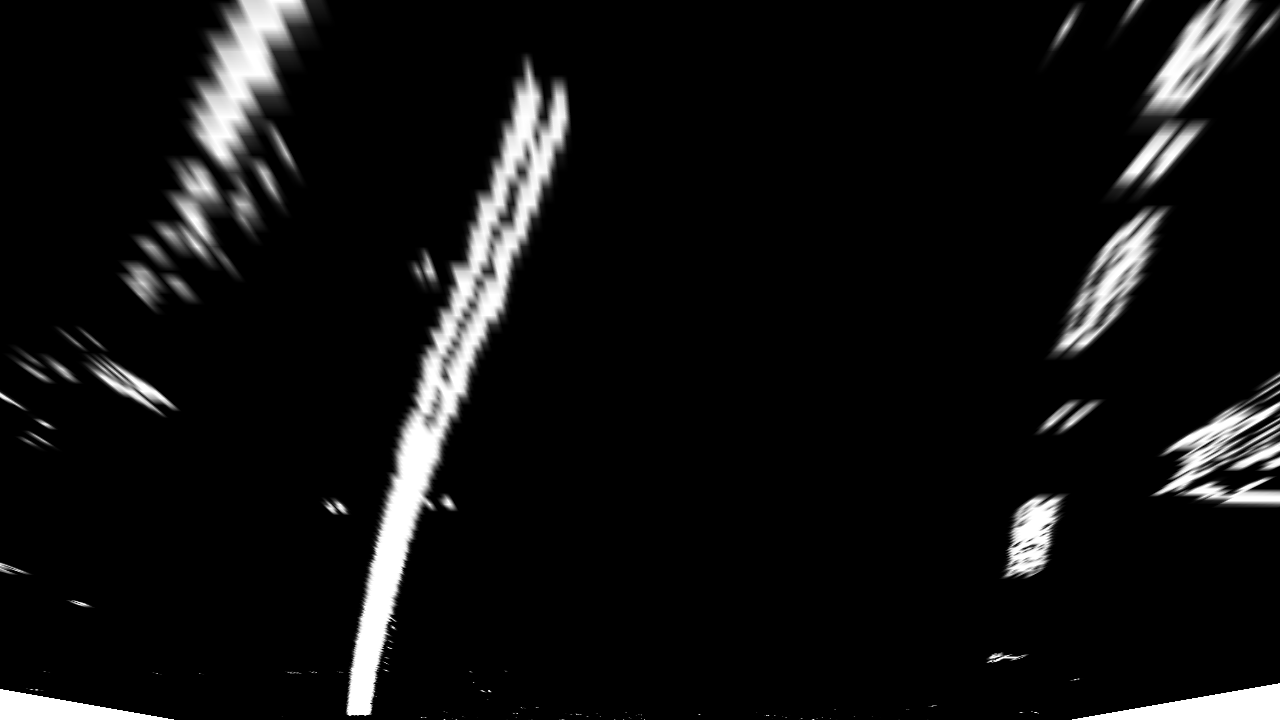
#> input picture output_images/threshold_binary_warped_threshold_binary_test6.jpg, 1280 x 720 px
$ jupyter execute --allow-errors project2.ipynb   (older library calls are emulated)
#> lines starting #> are read from the running program, lines starting #| are printed output that depends on the picture
## Advanced Lane Finding Project

The goals / steps of this project are the following:

* Compute the camera calibration matrix and distortion coefficients given a set of chessboard images.
* Apply a distortion correction to raw images.
* Use color transforms, gradients, etc., to create a thresholded binary image.
* Apply a perspective transform to rectify binary image ("birds-eye view").
* Detect lane pixels and fit to find the lane boundary.
* Determine the curvature of the lane and vehicle position with respect to center.
* Warp the detected lane boundaries back onto the original image.
* Output visual display of the lane boundaries and numerical estimation of lane curvature and vehicle position.

---

## Briefly state how you computed the camera matrix and distortion coefficients. Provide an example of a distortion corrected calibration image.

[cell 1]
import numpy as np
import cv2
import matplotlib.pyplot as plt
import matplotlib.image as mpimg
import glob

images = glob.glob('../camera_cal/calibration*.jpg')

#store objectpoints and image points
objpoints = []
imgpoints=[]

# corner dimensions
nx = 9
ny = 6

# prepare object points
objp = np.zeros((nx*ny,3), np.float32)
objp[:,:2] = np.mgrid[0:nx,0:ny].T.reshape(-1,2) # x, y coordinates


for fname in images:
    img = cv2.imread(fname)

    # Convert to grayscale
    gray = cv2.cvtColor(img, cv2.COLOR_BGR2GRAY)

    # Find the chessboard corners of 8x6 corner chess board
    ret, corners = cv2.findChessboardCorners(gray, (nx, ny), None)

    # If found, draw corners
    if ret == True:
        imgpoints.append(corners)
        objpoints.append(objp)

        # Draw and display the corners - just for visualisation
        cv2.drawChessboardCorners(img, (nx, ny), corners, ret)
        plt.title(fname)
        plt.imshow(img)
        plt.show()

### Provide an example of a distortion-corrected image.


[cell 2]
ret = None
mtx = None
dist = None
rvecs = None
tvecs = None

# create undistorting function that uses above object points and imagepoints
# [10 lines left out: function cal_undistort, not called in this run]

# pick a sample image and undistort
filename = 'calibration1.jpg'
img = cv2.imread('../camera_cal/'+filename)
plt.title("Distorted image")
#> (the rest of this cell did not finish here and is left out)

### Describe how (and identify where in your code) you used color transforms, gradients or other methods to create a thresholded binary image. Provide an example of a binary image result.

[cell 3]
import numpy as np
import cv2
import matplotlib.pyplot as plt
import matplotlib.image as mpimg


# [36 lines left out: function threshold_binary_image, not called in this run]

filename = "test6.jpg"
#> (the rest of this cell did not finish here and is left out)

### Describe how (and identify where in your code) you performed a perspective transform and provide an example of a transformed image.

[cell 4]
# [32 lines left out: function undistort_and_warp, not called in this run]

# # filename = "straight_lines1.jpg"
# # image = mpimg.imread('../test_images/'+filename)
# filename = "threshold_binary_test6.jpg"
# image = mpimg.imread('../output_images/'+filename)

filename = "test6.jpg"
#> filename = 'test6.jpg'
#> (the rest of this cell did not finish here and is left out)

### Describe how (and identify where in your code) you identified lane-line pixels and fit their positions with a polynomial?

[cell 5]
import numpy as np
import matplotlib.image as mpimg
import matplotlib.pyplot as plt
import cv2

# Load our image
binary_warped = mpimg.imread('../output_images/threshold_binary_warped_threshold_binary_test6.jpg')
#> binary_warped is the input picture: shape (720, 1280, 4) float32; mean R, G, B, A 0.0616, 0.0616, 0.0616, 0.993

def find_lane_pixels(binary_warped_p):
    binary_warped = cv2.cvtColor(binary_warped_p, cv2.COLOR_RGB2GRAY)
    # Take a histogram of the bottom half of the image
    histogram = np.sum(binary_warped[binary_warped.shape[0]//2:,:], axis=0)
    # Create an output image to draw on and visualize the result
    out_img = np.dstack((binary_warped, binary_warped, binary_warped))
    # Find the peak of the left and right halves of the histogram
    # These will be the starting point for the left and right lines
    midpoint = np.int(histogram.shape[0]//2)
    leftx_base = np.argmax(histogram[:midpoint])
    rightx_base = np.argmax(histogram[midpoint:]) + midpoint

    # HYPERPARAMETERS
    # Choose the number of sliding windows
    nwindows = 9
    # Set the width of the windows +/- margin
    margin = 100
    # Set minimum number of pixels found to recenter window
    minpix = 50

    # Set height of windows - based on nwindows above and image shape
    window_height = np.int(binary_warped.shape[0]//nwindows)
    # Identify the x and y positions of all nonzero pixels in the image
    nonzero = binary_warped.nonzero()
    nonzeroy = np.array(nonzero[0])
    nonzerox = np.array(nonzero[1])
    # Current positions to be updated later for each window in nwindows
    leftx_current = leftx_base
    rightx_current = rightx_base

    # Create empty lists to receive left and right lane pixel indices
    left_lane_inds = []
    right_lane_inds = []

    # Step through the windows one by one
    for window in range(nwindows):
        # Identify window boundaries in x and y (and right and left)
        win_y_low = binary_warped.shape[0] - (window+1)*window_height
        win_y_high = binary_warped.shape[0] - window*window_height
        win_xleft_low = leftx_current - margin
        win_xleft_high = leftx_current + margin
        win_xright_low = rightx_current - margin
        win_xright_high = rightx_current + margin

        # Draw the windows on the visualization image
        cv2.rectangle(out_img,(win_xleft_low,win_y_low),(win_xleft_high,win_y_high),(0,255,0), 2)
        cv2.rectangle(out_img,(win_xright_low,win_y_low),(win_xright_high,win_y_high),(0,255,0), 2)

        # Identify the nonzero pixels in x and y within the window #
        good_left_inds = ((nonzeroy >= win_y_low) & (nonzeroy < win_y_high) &
        (nonzerox >= win_xleft_low) &  (nonzerox < win_xleft_high)).nonzero()[0]
        good_right_inds = ((nonzeroy >= win_y_low) & (nonzeroy < win_y_high) &
        (nonzerox >= win_xright_low) &  (nonzerox < win_xright_high)).nonzero()[0]

        # Append these indices to the lists
        left_lane_inds.append(good_left_inds)
        right_lane_inds.append(good_right_inds)

        # If you found > minpix pixels, recenter next window on their mean position
        if len(good_left_inds) > minpix:
            leftx_current = np.int(np.mean(nonzerox[good_left_inds]))
        if len(good_right_inds) > minpix:
            rightx_current = np.int(np.mean(nonzerox[good_right_inds]))

    # Concatenate the arrays of indices (previously was a list of lists of pixels)
    try:
        left_lane_inds = np.concatenate(left_lane_inds)
        right_lane_inds = np.concatenate(right_lane_inds)
    except ValueError:
        # Avoids an error if the above is not implemented fully
        pass

    # Extract left and right line pixel positions
    leftx = nonzerox[left_lane_inds]
    lefty = nonzeroy[left_lane_inds]
    rightx = nonzerox[right_lane_inds]
    righty = nonzeroy[right_lane_inds]

    return leftx, lefty, rightx, righty, out_img

left_fitx_result = None
right_fit_result = None

def fit_polynomial(binary_warped):
    # Find our lane pixels first
    leftx, lefty, rightx, righty, out_img = find_lane_pixels(binary_warped)
#> in find_lane_pixels, `histogram = np.sum(binary_warped[binary_warped.shape[0]//2:,:], axis=0)`: histogram = 1280 values, max 142.7 at index 370, min 0 at index 182, mean 17.07
#> in find_lane_pixels, `leftx_base = np.argmax(histogram[:midpoint])`: leftx_base = 370
#> in find_lane_pixels, `rightx_base = np.argmax(histogram[midpoint:]) + midpoint`: rightx_base = 1035
#> in find_lane_pixels, `nonzero = binary_warped.nonzero()`: nonzero = 115222 positions, rows 0 to 719, columns 0 to 1279
#> in find_lane_pixels, `leftx_current = leftx_base`: leftx_current = 370
#> in find_lane_pixels, `rightx_current = rightx_base`: rightx_current = 1035
#> the loop in find_lane_pixels, `for window in range(nwindows):` made 9 passes
#> (win_xleft_low, win_xleft_high, win_xright_low, win_xright_high, leftx_current, rightx_current) on passes 1 to 8: (270, 470, 935, 1135, 363, 1008), (263, 463, 908, 1108, 379, 1022), (279, 479, 922, 1122, 397, 1034), (297, 497, 934, 1134, 423, 1066), (323, 523, 966, 1166, 452, 1076), (352, 552, 976, 1176, 473, 1111), (373, 573, 1011, 1211, 511, 1141), (411, 611, 1041, 1241, 533, 1168)
#> after the loop in find_lane_pixels, `for window in range(nwindows):`:
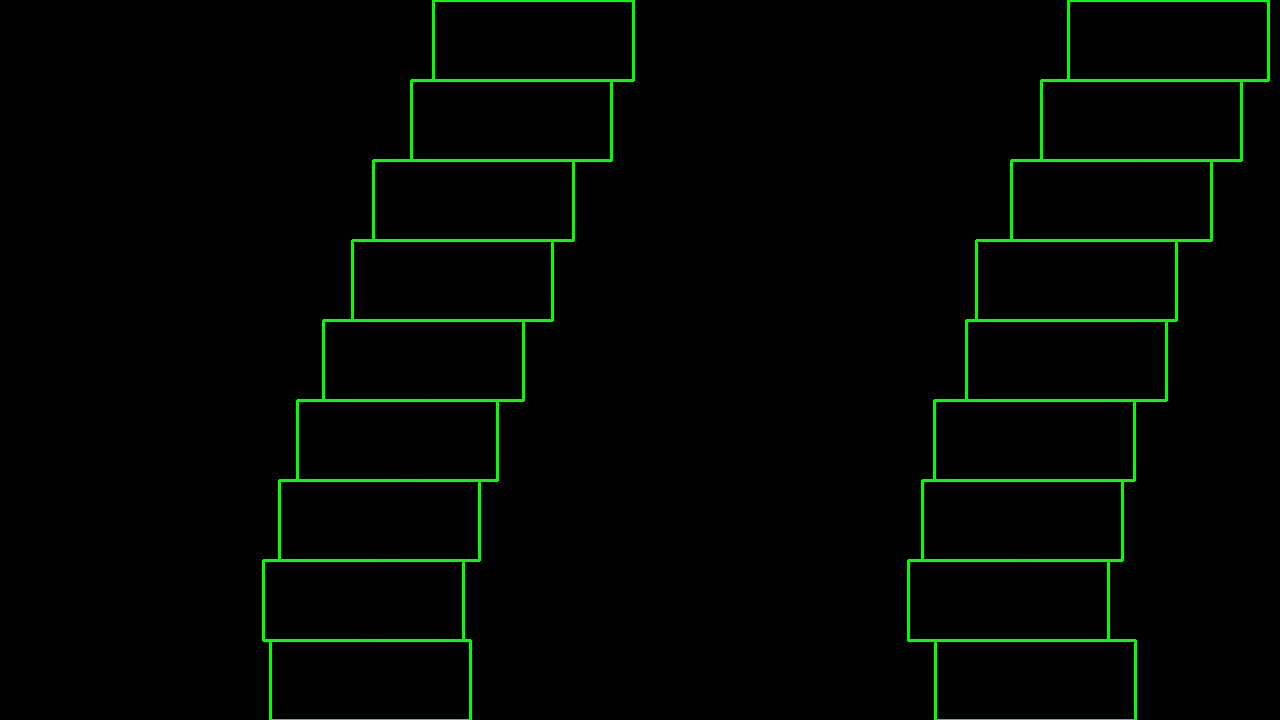
#> out_img: shape (720, 1280, 3) float32; mean of channels 0, 1, 2 0.1, 5.7, 0.1; drawn as B, G, R
#> after the loop in find_lane_pixels, `for window in range(nwindows):`: left_lane_inds = 9 items

    # Fit a second order polynomial to each using `np.polyfit`
    left_fit = np.polyfit(lefty, leftx, 2)
    right_fit = np.polyfit(righty, rightx, 2)

    # Generate x and y values for plotting
    ploty = np.linspace(0, binary_warped.shape[0]-1, binary_warped.shape[0] )
    try:
        left_fitx = left_fit[0]*ploty**2 + left_fit[1]*ploty + left_fit[2]
        right_fitx = right_fit[0]*ploty**2 + right_fit[1]*ploty + right_fit[2]
    except TypeError:
        # Avoids an error if `left` and `right_fit` are still none or incorrect
        print('The function failed to fit a line!')
        left_fitx = 1*ploty**2 + 1*ploty
        right_fitx = 1*ploty**2 + 1*ploty

    ## Visualization ##
    # Colors in the left and right lane regions
    out_img[lefty, leftx] = [255, 0, 0]
    out_img[righty, rightx] = [0, 0, 255]

    # Plots the left and right polynomials on the lane lines
    plt.plot(left_fitx, ploty, color='yellow')
    plt.plot(right_fitx, ploty, color='yellow')

    return out_img, left_fitx, right_fitx, ploty, left_fit, right_fit

out_img, left_fitx, right_fitx, ploty, left_fit, right_fit = fit_polynomial(binary_warped)
#> in fit_polynomial, `left_fit = np.polyfit(lefty, leftx, 2)`: left_fit = [0.000115, -0.405, 580.8]
#> in fit_polynomial, `right_fit = np.polyfit(righty, rightx, 2)`: right_fit = [5.51e-05, -0.359, 1207.8]
#> in fit_polynomial, `left_fitx = left_fit[0]*ploty**2 + left_fit[1]*ploty + left_fit[2]`: left_fitx = 720 values, max 580.8 at index 0, min 348.5 at index 719, mean 454.8
#> in fit_polynomial, `right_fitx = right_fit[0]*ploty**2 + right_fit[1]*ploty + right_fit[2]`: right_fitx = 720 values, max 1207.8 at index 0, min 977.8 at index 719, mean 1088.1
#> ploty = 720 values from 0 to 719; left_fit = [0.000115, -0.405, 580.8]; right_fit = [5.51e-05, -0.359, 1207.8]

plt.title("Sliding window - polynomial fit")
plt.imshow(out_img)
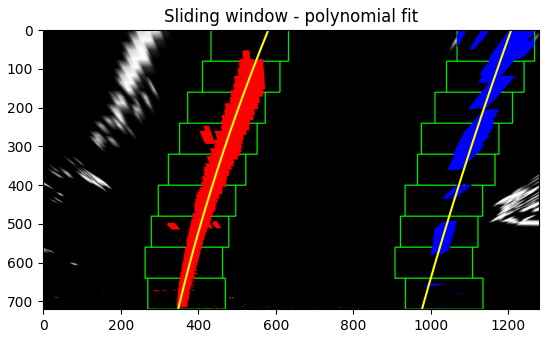
#> figure drawn by matplotlib, 1 panel

[cell 6]
binary_warped = mpimg.imread('../output_images/threshold_binary_warped_threshold_binary_test6.jpg')
# Polynomial fit values from the previous frame
# Make sure to grab the actual values from the previous step in your project!
#left_fit = np.array([ 2.13935315e-04, -3.77507980e-01,  4.76902175e+02])
#right_fit = np.array([4.17622148e-04, -4.93848953e-01,  1.11806170e+03])

def fit_poly(img_shape, leftx, lefty, rightx, righty):
     ### TO-DO: Fit a second order polynomial to each with np.polyfit() ###
    left_fit = np.polyfit(lefty, leftx, 2)
    right_fit = np.polyfit(righty, rightx, 2)
    # Generate x and y values for plotting
    ploty = np.linspace(0, img_shape[0]-1, img_shape[0])
    ### TO-DO: Calc both polynomials using ploty, left_fit and right_fit ###
    left_fitx = left_fit[0]*ploty**2 + left_fit[1]*ploty + left_fit[2]
    right_fitx = right_fit[0]*ploty**2 + right_fit[1]*ploty + right_fit[2]

    return left_fitx, right_fitx, ploty

def search_around_poly(binary_warped_p):
    binary_warped = cv2.cvtColor(binary_warped_p, cv2.COLOR_RGB2GRAY)
    # HYPERPARAMETER
    # Choose the width of the margin around the previous polynomial to search
    # The quiz grader expects 100 here, but feel free to tune on your own!
    margin = 100

    # Grab activated pixels
    nonzero = binary_warped.nonzero()
    nonzeroy = np.array(nonzero[0])
    nonzerox = np.array(nonzero[1])

    ### TO-DO: Set the area of search based on activated x-values ###
    ### within the +/- margin of our polynomial function ###
    ### Hint: consider the window areas for the similarly named variables ###
    ### in the previous quiz, but change the windows to our new search area ###
    left_lane_inds = ((nonzerox > (left_fit[0]*(nonzeroy**2) + left_fit[1]*nonzeroy +
                    left_fit[2] - margin)) & (nonzerox < (left_fit[0]*(nonzeroy**2) +
                    left_fit[1]*nonzeroy + left_fit[2] + margin)))
    right_lane_inds = ((nonzerox > (right_fit[0]*(nonzeroy**2) + right_fit[1]*nonzeroy +
                    right_fit[2] - margin)) & (nonzerox < (right_fit[0]*(nonzeroy**2) +
                    right_fit[1]*nonzeroy + right_fit[2] + margin)))

    # Again, extract left and right line pixel positions
    leftx = nonzerox[left_lane_inds]
    lefty = nonzeroy[left_lane_inds]
    rightx = nonzerox[right_lane_inds]
    righty = nonzeroy[right_lane_inds]

    # Fit new polynomials
    left_fitx, right_fitx, ploty = fit_poly(binary_warped.shape, leftx, lefty, rightx, righty)

    ## Visualization ##
    # Create an image to draw on and an image to show the selection window
    out_img = np.dstack((binary_warped, binary_warped, binary_warped))*255
    window_img = np.zeros_like(out_img)
    # Color in left and right line pixels
    out_img[nonzeroy[left_lane_inds], nonzerox[left_lane_inds]] = [255, 0, 0]
    out_img[nonzeroy[right_lane_inds], nonzerox[right_lane_inds]] = [0, 0, 255]

    # Generate a polygon to illustrate the search window area
    # And recast the x and y points into usable format for cv2.fillPoly()
    left_line_window1 = np.array([np.transpose(np.vstack([left_fitx-margin, ploty]))])
    left_line_window2 = np.array([np.flipud(np.transpose(np.vstack([left_fitx+margin,
                              ploty])))])
    left_line_pts = np.hstack((left_line_window1, left_line_window2))
    right_line_window1 = np.array([np.transpose(np.vstack([right_fitx-margin, ploty]))])
    right_line_window2 = np.array([np.flipud(np.transpose(np.vstack([right_fitx+margin,
                              ploty])))])
    right_line_pts = np.hstack((right_line_window1, right_line_window2))

    # Draw the lane onto the warped blank image
    cv2.fillPoly(window_img, np.int_([left_line_pts]), (0,255, 0))
    cv2.fillPoly(window_img, np.int_([right_line_pts]), (0,255, 0))
    result = cv2.addWeighted(out_img, 1, window_img, 0.3, 0)

    # Plot the polynomial lines onto the image
    plt.plot(left_fitx, ploty, color='yellow')
    plt.plot(right_fitx, ploty, color='yellow')
    ## End visualization steps ##

    return result, ploty, left_fit, right_fit

# Run image through the pipeline
# Note that in your project, you'll also want to feed in the previous fits
result, ploty, left_fit, right_fit = search_around_poly(binary_warped)
#> in search_around_poly, `nonzero = binary_warped.nonzero()`: nonzero = 115222 positions, rows 0 to 719, columns 0 to 1279
#> in fit_poly, `left_fit = np.polyfit(lefty, leftx, 2)`: left_fit = [0.000112, -0.404, 580.6]
#> in fit_poly, `right_fit = np.polyfit(righty, rightx, 2)`: right_fit = [0.000178, -0.451, 1221.5]
#> in fit_poly, `left_fitx = left_fit[0]*ploty**2 + left_fit[1]*ploty + left_fit[2]`: left_fitx = 720 values, max 580.6 at index 0, min 348.1 at index 719, mean 454.7
#> in fit_poly, `right_fitx = right_fit[0]*ploty**2 + right_fit[1]*ploty + right_fit[2]`: right_fitx = 720 values, max 1221.5 at index 0, min 989.4 at index 719, mean 1090.1
#> in search_around_poly, `left_fitx, right_fitx, ploty = fit_poly(binary_warped.shape, leftx, le..`: ploty = 720 values from 0 to 719
#> in search_around_poly, `out_img[nonzeroy[right_lane_inds], nonzerox[right_lane_inds]] = [0, 0,..`:
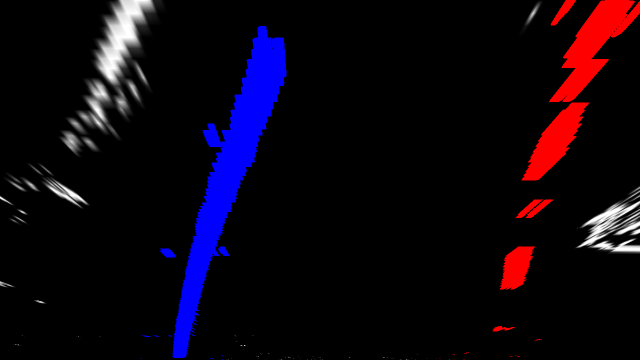
#> out_img: shape (720, 1280, 3) float32 (shown at 1/2 size); mean of channels 0, 1, 2 16.2, 5.2, 13.2; drawn as B, G, R
#> in search_around_poly, `left_line_window1 = np.array([np.transpose(np.vstack([left_fitx-margin..`: left_line_window1 = 720 pairs, first value 248.1 to 480.6, second value 0 to 719
#> in search_around_poly, `left_line_window2 = np.array([np.flipud(np.transpose(np.vstack([left_f..`: left_line_window2 = 720 pairs, first value 448.1 to 680.6, second value 0 to 719
#> in search_around_poly, `left_line_pts = np.hstack((left_line_window1, left_line_window2))`: left_line_pts = 1440 pairs, first value 248.1 to 680.6, second value 0 to 719
#> in search_around_poly, `right_line_window1 = np.array([np.transpose(np.vstack([right_fitx-marg..`: right_line_window1 = 720 pairs, first value 889.4 to 1121.5, second value 0 to 719
#> in search_around_poly, `right_line_window2 = np.array([np.flipud(np.transpose(np.vstack([right..`: right_line_window2 = 720 pairs, first value 1089.4 to 1321.5, second value 0 to 719
#> in search_around_poly, `right_line_pts = np.hstack((right_line_window1, right_line_window2))`: right_line_pts = 1440 pairs, first value 889.4 to 1321.5, second value 0 to 719
#> in search_around_poly, `cv2.fillPoly(window_img, np.int_([left_line_pts]), (0,255, 0))`:
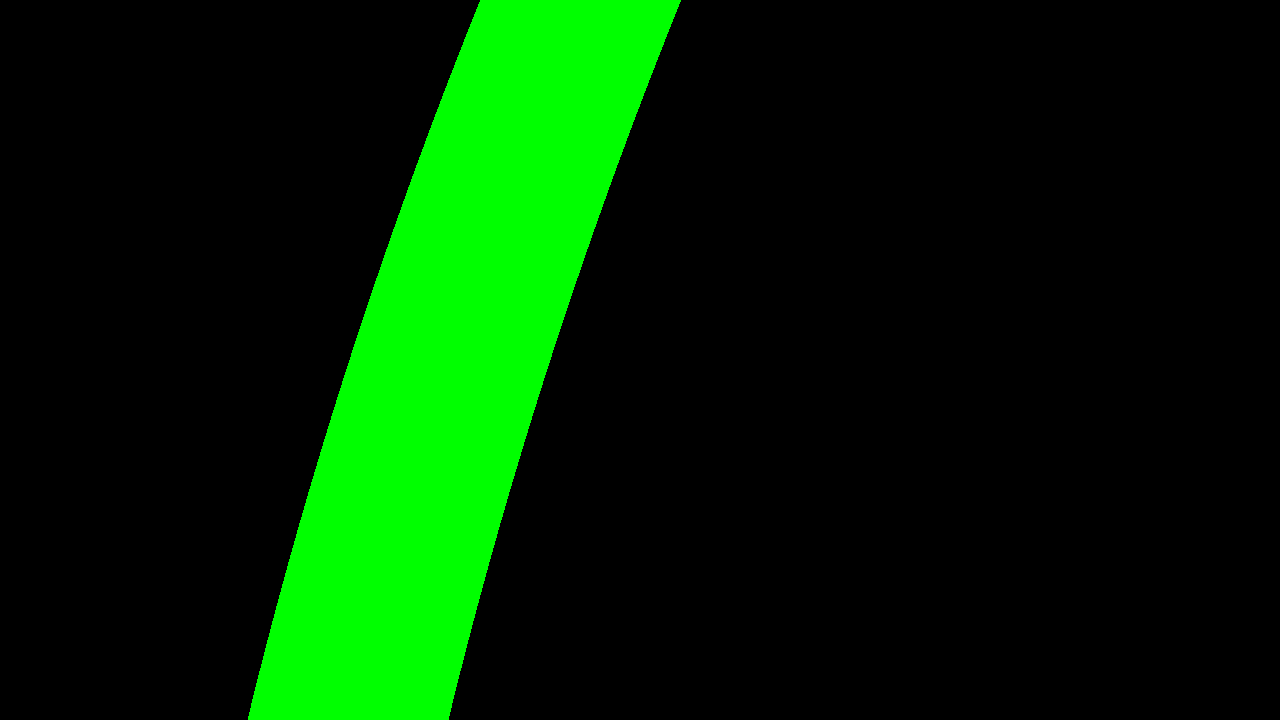
#> window_img: shape (720, 1280, 3) float32; mean of channels 0, 1, 2 0, 40.1, 0; drawn as B, G, R
#> (the rest of the program and of its run is left out)
